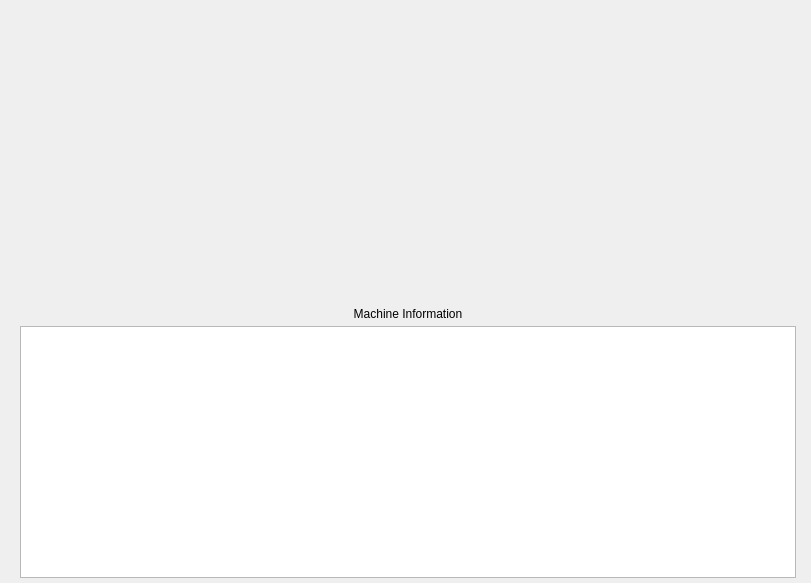
<?xml version="1.0" encoding="UTF-8"?>
<ui version="4.0">
 <class>MainWindow</class>
 <widget class="QWidget" name="MainWindow">
  <property name="geometry">
   <rect>
    <x>0</x>
    <y>0</y>
    <width>811</width>
    <height>583</height>
   </rect>
  </property>
  <property name="sizePolicy">
   <sizepolicy hsizetype="Expanding" vsizetype="Expanding">
    <horstretch>0</horstretch>
    <verstretch>0</verstretch>
   </sizepolicy>
  </property>
  <property name="windowTitle">
   <string>Home</string>
  </property>
  <layout class="QGridLayout" name="gridLayout">
   <property name="leftMargin">
    <number>5</number>
   </property>
   <property name="topMargin">
    <number>5</number>
   </property>
   <property name="rightMargin">
    <number>5</number>
   </property>
   <property name="bottomMargin">
    <number>5</number>
   </property>
   <property name="spacing">
    <number>0</number>
   </property>
   <item row="0" column="0" colspan="2">
    <widget class="QWidget" name="mainView" native="true">
     <property name="sizePolicy">
      <sizepolicy hsizetype="Expanding" vsizetype="Expanding">
       <horstretch>0</horstretch>
       <verstretch>0</verstretch>
      </sizepolicy>
     </property>
     <property name="minimumSize">
      <size>
       <width>0</width>
       <height>200</height>
      </size>
     </property>
     <layout class="QHBoxLayout" name="circleBarsLayout">
      <property name="spacing">
       <number>20</number>
      </property>
      <property name="leftMargin">
       <number>10</number>
      </property>
      <property name="topMargin">
       <number>5</number>
      </property>
      <property name="rightMargin">
       <number>10</number>
      </property>
      <property name="bottomMargin">
       <number>5</number>
      </property>
     </layout>
    </widget>
   </item>
   <item row="2" column="0">
    <widget class="QWidget" name="machineInformation" native="true">
     <property name="sizePolicy">
      <sizepolicy hsizetype="Expanding" vsizetype="Expanding">
       <horstretch>0</horstretch>
       <verstretch>0</verstretch>
      </sizepolicy>
     </property>
     <property name="minimumSize">
      <size>
       <width>200</width>
       <height>0</height>
      </size>
     </property>
     <property name="focusPolicy">
      <enum>Qt::FocusPolicy::WheelFocus</enum>
     </property>
     <layout class="QVBoxLayout" name="verticalLayout">
      <property name="spacing">
       <number>5</number>
      </property>
      <property name="leftMargin">
       <number>15</number>
      </property>
      <property name="topMargin">
       <number>0</number>
      </property>
      <property name="rightMargin">
       <number>10</number>
      </property>
      <property name="bottomMargin">
       <number>0</number>
      </property>
      <item>
       <spacer name="verticalSpacer_2">
        <property name="orientation">
         <enum>Qt::Orientation::Vertical</enum>
        </property>
        <property name="sizeType">
         <enum>QSizePolicy::Policy::Fixed</enum>
        </property>
        <property name="sizeHint" stdset="0">
         <size>
          <width>20</width>
          <height>15</height>
         </size>
        </property>
       </spacer>
      </item>
      <item>
       <widget class="QLabel" name="labelMachineInformation">
        <property name="text">
         <string>Machine Information</string>
        </property>
        <property name="alignment">
         <set>Qt::AlignmentFlag::AlignCenter</set>
        </property>
       </widget>
      </item>
      <item>
       <widget class="QListView" name="viewSystemInformation">
        <property name="focusPolicy">
         <enum>Qt::FocusPolicy::NoFocus</enum>
        </property>
        <property name="verticalScrollBarPolicy">
         <enum>Qt::ScrollBarPolicy::ScrollBarAlwaysOff</enum>
        </property>
        <property name="horizontalScrollBarPolicy">
         <enum>Qt::ScrollBarPolicy::ScrollBarAlwaysOff</enum>
        </property>
        <property name="autoScroll">
         <bool>false</bool>
        </property>
        <property name="editTriggers">
         <set>QAbstractItemView::EditTrigger::NoEditTriggers</set>
        </property>
        <property name="selectionMode">
         <enum>QAbstractItemView::SelectionMode::NoSelection</enum>
        </property>
        <property name="selectionBehavior">
         <enum>QAbstractItemView::SelectionBehavior::SelectRows</enum>
        </property>
        <property name="spacing">
         <number>5</number>
        </property>
        <property name="wordWrap">
         <bool>true</bool>
        </property>
       </widget>
      </item>
     </layout>
    </widget>
   </item>
  </layout>
 </widget>
 <resources/>
 <connections/>
</ui>
